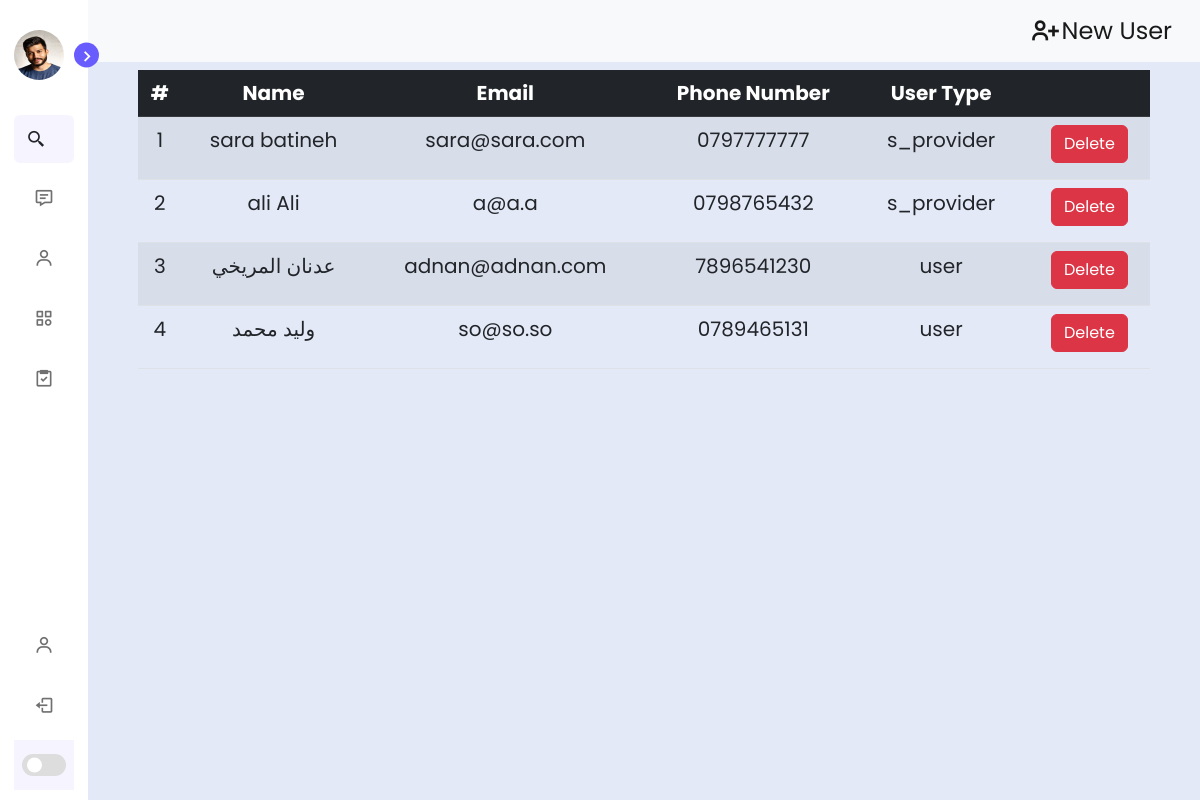
Screenshot of /Admin/users1.php (signed in) with the database file from the repository.
### tables this page shows
CREATE TABLE `register` (
  `id` int(255) NOT NULL,
  `fname` varchar(255) NOT NULL,
  `lname` varchar(255) NOT NULL,
  `email` varchar(255) NOT NULL,
  `phone_number` varchar(255) NOT NULL,
  `password` varchar(255) NOT NULL,
  `user_type` varchar(50) NOT NULL DEFAULT 'user'
);

### Admin/users1.php (the view, shortened to what this page needs)
<?php
include "sidebar.php";
include '../processes/_addUser.php'
?>
<section class="home">
    <nav class="navbar navbar-light bg-light ">
        <div class="container-fluid d-flex justify-content-end">
            <a class="navbar-brand fs-4  d-flex align-items-center" href="#" data-bs-toggle="modal" data-bs-target="#exampleModal">
                <i class='bx bx-user-plus fs-2'></i>
                New User
            </a>
        </div>
    </nav>
    <div class="text">
        <table class="table table-striped text-center">
            <thead class="table-dark">
                <tr>
                    <th scope="col">#</th>
                    <th scope="col">Name</th>
                    <th scope="col">Email</th>
                    <th scope="col">Phone Number</th>
                    <th scope="col">User Type</th>
                    <th scope="col"></th>
                </tr>
            </thead>
            <tbody>
                <?php
                $sr = 1;
                $rows = mysqli_query($conn, "SELECT * FROM register ORDER BY user_type ASC");
                foreach ($rows as $row) :
                    if ($row['user_type'] !== 'admin') {
                ?>
                        <tr>
                            <td><?php echo $sr++ ?></td>
                            <td><?php echo $row['fname'] . ' ' . $row['lname']; ?></td>
                            <td><?php echo $row['email']; ?></td>
                            <td><?php echo $row['phone_number']; ?></td>
                            <td><?php echo $row['user_type']; ?></td>
                            <td>
                                <a href="../processes/_remove.php?id=<?php echo $row['id']; ?>" name="deleteUser" class="btn btn-danger mb-2 ms-2">Delete</a>
                            </td>
                        </tr>
                <?php }
                endforeach; ?>
            </tbody>
        </table>
    </div>
</section>
<?php include_once 'footer.php' ?>

### Admin/layout/css/style.css (style rules this page uses)
* { box-sizing: border-box; font-family: "Poppins", sans-serif; scroll-behavior: smooth; scroll-padding-top: 3rem; list-style: none; text-decoration: none; padding: 0; margin: 0; }
:root { --body-color: #e4e9f7; --sidebar-color: #fff; --primary-color: #695cfe; --primary-color-light: #f6f5ff; --toggle-color: #ddd; --text-color: #707070; }
body { height: 100vh; background: var(--body-color); transition: all 0.5s ease; }
.home { position: relative; left: 250px; height: 100vh; width: calc(100% - 250px); background: var(--body-color); transition: all 0.4s ease; }
.home .text { font-size: 20px; font-weight: 400; color: var(--text-color); padding: 8px 50px; }
.sidebar.close ~ .home { left: 88px; width: calc(100% - 88px); }

### rows the page displays
register: fname "sara", lname "batineh", email "sara@sara.com", phone_number "0797777777", user_type "s_provider"
register: fname "ali", lname "Ali", email "a@a.a", phone_number "0798765432", user_type "s_provider"
register: fname "عدنان", lname "المريخي", email "adnan@adnan.com", phone_number "7896541230", user_type "user"
register: fname "وليد", lname "محمد", email "so@so.so", phone_number "0789465131", user_type "user"
